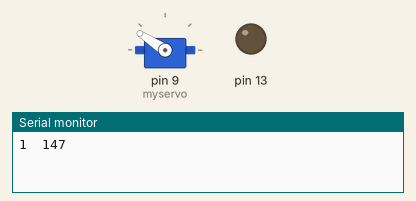
Bench run of a sketch on a simulated Arduino Uno, built with avr-gcc and run on an emulated ATmega328P. Parts: servo, output pins drawn as LEDs (lit = HIGH), the last lines printed to the serial monitor. Random numbers use the default seed unless the sketch sets one.

Above: at 0.1 s.
At 2.1 s:
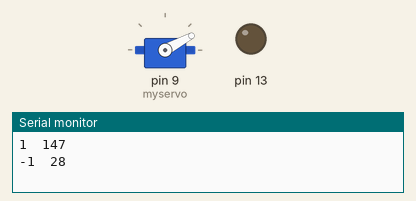
At 18.1 s:
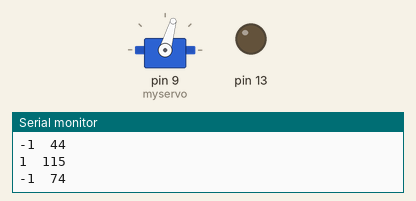
At 38.1 s:
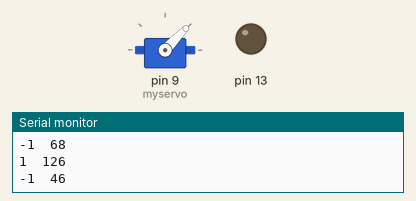
Timing chart, 0 to 39.6 s (numbered marks = the images above):
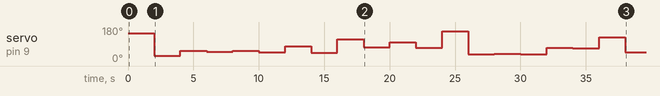

Measured:
- by itself, servo on pin 9 (myservo): 147° → 28° at 2.0 s, → 55° 2.0 s later, → 48° 2.0 s later, → 54° 2.0 s later, … (19 changes in this stretch)

The sketch:

servo-swivel-randomly.ino
```cpp
//-*- C -*-

/*
 * Swivel servo in both directions with a random delta.
 */

#include <Servo.h>

Servo myservo;  // create servo object to control a servo
                // a maximum of eight servo objects can be created

// multiply by degrees to get radians
//
const double degrees_to_radians = 0.0174532925;
const int LIMIT_BOTTOM = 10;
const int LIMIT_TOP = 170;

int degree = (LIMIT_TOP - LIMIT_BOTTOM) / 2;
int direction = 1;

void setup() {
  myservo.attach(9);  // attaches the servo on pin 9 to the servo object
  myservo.write(degree);

  Serial.begin(9600);

  // initialize digital pin 13 as an output.
  pinMode(13, OUTPUT);
}

void loop() {
  switch (direction) {
    int delta;

    case 1:
      degree = random(degree, LIMIT_TOP);
      break;
    case -1:
      degree = random(LIMIT_BOTTOM, degree);
      break;
  }

  Serial.print(direction);
  Serial.print("\t");
  Serial.println(degree);
  myservo.write(degree);

  direction *= -1;
  delay(2000);
}
```
